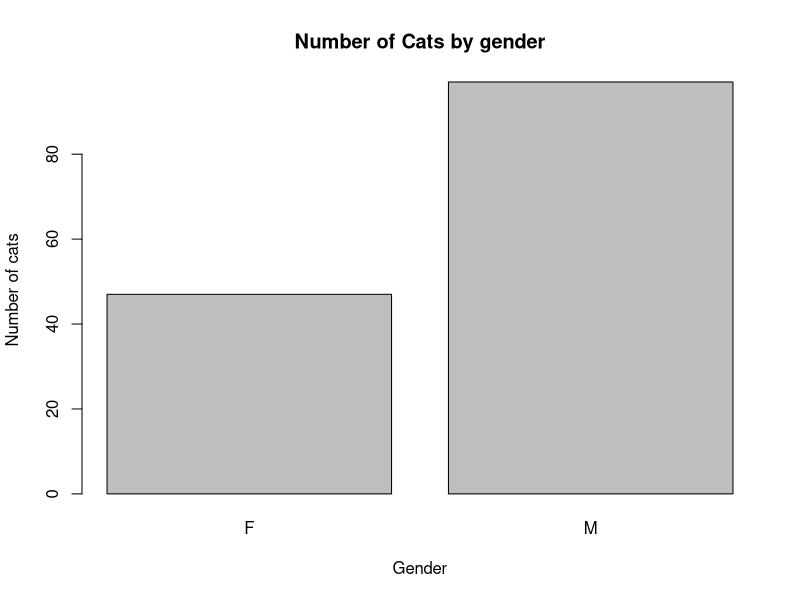
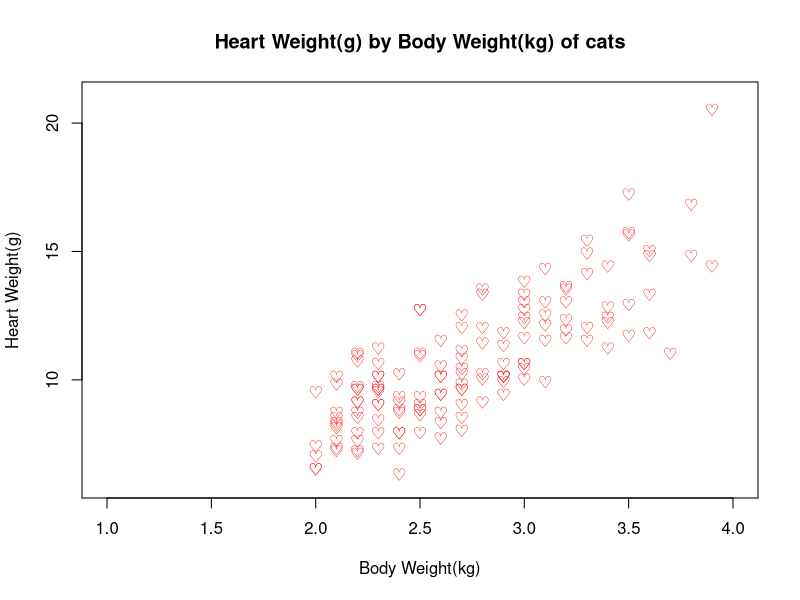

These figures' R source, in order:
#! /usr/bin/env Rscript
library(MASS);
summary(cats);
t <- data.frame(summary(cats));
fd <- strsplit(toString(t[1,"Freq"]),split=":");
md <- strsplit(toString(t[2,"Freq"]),split=":");
fd<-fd[[1]];
md <- md[[1]];
fd[2] <- as.numeric(fd[2]);
md[2] <- as.numeric(md[2]);
y <- c(as.numeric(fd[2]),as.numeric(md[2]));
barplot(y,ylab="Number of cats",xlab="Gender",main="Number of Cats by gender",names=c(fd[1],md[1]));
x <- as.list(cats$Bwt);
y <- as.list(cats$Hwt);
xlabel <- "Body Weight(kg)";
ylabel <- "Heart Weight(g)";
mainlbl <- "Heart Weight(g) by Body Weight(kg) of cats";
xlimit <- c(1,4);
ylimit <- c(6,21);
plot(x,y,xlim=xlimit,ylim=ylimit,main=mainlbl,ylab=ylabel,xlab=xlabel,col="red",pch="♡");